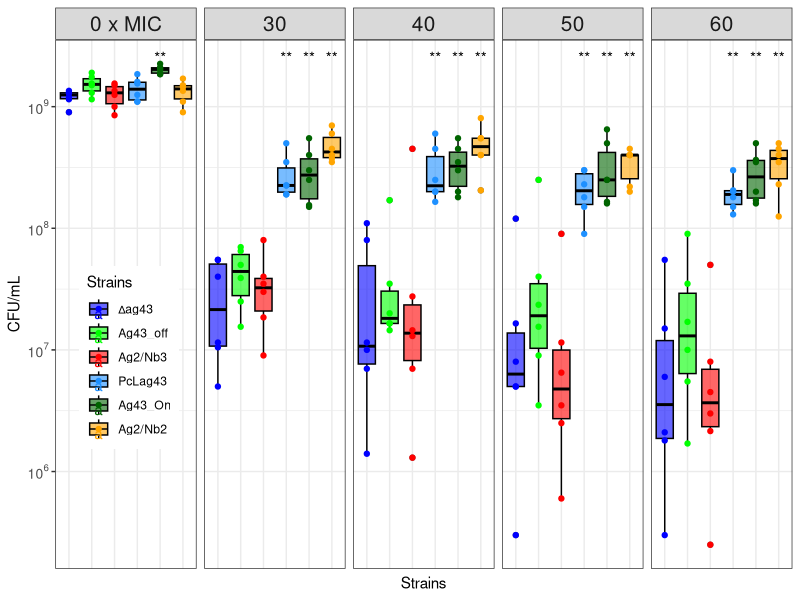
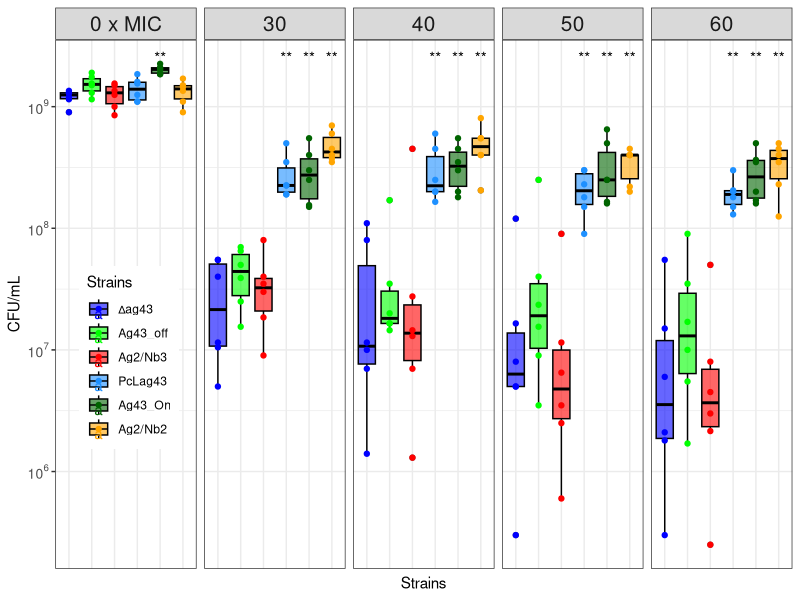

R code for these plots, in order:
## ---- chunk 1
library(tidyverse)
library(ggpubr)
library(scales)
theme_set(theme_bw())
## ---- chunk 2
data <- readxl::read_xlsx("../Data/Figure_S1.xlsx")%>%
  filter(CMI!="T0") %>% 
  mutate(Strains=factor(Strains, levels=c("∆ag43","Ag43_off","Ag2/Nb3","PcLag43","Ag43_On","Ag2/Nb2"))) %>% 
  mutate(CMI=factor(CMI, levels =c("0","30","40","50","60"),
                   labels=c("0 x MIC","30","40","50","60")))

## ---- chunk 3
ggplot(data, aes(x= Strains, y = CFU, fill=Strains, color=Strains))+
  geom_boxplot(alpha=0.6, color="black")+
  geom_point()+
  facet_grid(.~CMI)+
  scale_y_continuous(trans=pseudo_log_trans(base = 10),
                     breaks = c(0,100,10000,1000000,10000000, 100000000,1000000000),
                     labels = trans_format('log10', math_format(10^.x)))+
  scale_color_manual(values=c(`∆ag43`="blue",`Ag43_off`="green",
                             `Ag2/Nb3`= "red", PcLag43="dodgerblue", 
                             `Ag43_On`="darkgreen", `Ag2/Nb2`="orange"))+
  scale_fill_manual(values=c(`∆ag43`="blue",`Ag43_off`="green",
                        `Ag2/Nb3`= "red", PcLag43="dodgerblue", 
                             `Ag43_On`="darkgreen", `Ag2/Nb2`="orange"))+
  stat_compare_means(label="p.signif", method="wilcox", hide.ns = TRUE, 
                     ref.group = c("∆ag43")) +
  theme(axis.text.x = element_blank(),
        axis.ticks.x=element_blank(),
        strip.text = element_text(size=15),
        axis.text = element_text(size=10),
        legend.position = c(0.1,0.4))+
  labs(y="CFU/mL")

#Save plot
ggsave("../Figures/Figure_S1_LacZ_Graph_resistance_agregat_amikacin.png", device = "png", width = 10 , height = 5, dpi = 400)

## ---- chunk 4
sessionInfo()
